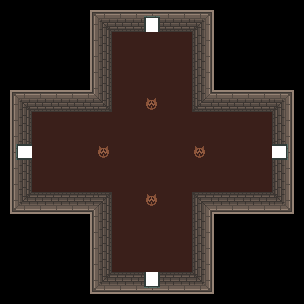

The image is a tile-based game level rendered from a .tmx file. Its description and complete source (layers, tilesets, objects, tile grids) follow:
An orthogonal 19x19 tile map with 16x16 px tiles, 2 tile layers (tiles, objects), 2 tilesets.

<map version="1.10" tiledversion="1.10.2" orientation="orthogonal" renderorder="right-down" width="19" height="19" tilewidth="16" tileheight="16" infinite="0" nextlayerid="3" nextobjectid="1">
 <tileset firstgid="1" source="generic_tileset.tsx" />
 <tileset firstgid="29" source="entity.tsx" />
 <layer id="1" name="tiles" width="19" height="19">
  <data encoding="csv">
0,0,0,0,0,21,14,14,14,14,14,14,14,18,0,0,0,0,0,
0,0,0,0,0,17,9,2,2,2,2,2,6,15,0,0,0,0,0,
0,0,0,0,0,17,5,1,1,1,1,1,3,15,0,0,0,0,0,
0,0,0,0,0,17,5,1,1,1,1,1,3,15,0,0,0,0,0,
0,0,0,0,0,17,5,1,1,1,1,1,3,15,0,0,0,0,0,
21,14,14,14,14,25,5,1,1,1,1,1,3,22,14,14,14,14,18,
17,9,2,2,2,2,13,1,1,1,1,1,10,2,2,2,2,6,15,
17,5,1,1,1,1,1,1,1,1,1,1,1,1,1,1,1,3,15,
17,5,1,1,1,1,1,1,1,1,1,1,1,1,1,1,1,3,15,
17,5,1,1,1,1,1,1,1,1,1,1,1,1,1,1,1,3,15,
17,5,1,1,1,1,1,1,1,1,1,1,1,1,1,1,1,3,15,
17,5,1,1,1,1,1,1,1,1,1,1,1,1,1,1,1,3,15,
17,8,4,4,4,4,12,1,1,1,1,1,11,4,4,4,4,7,15,
20,16,16,16,16,24,5,1,1,1,1,1,3,23,16,16,16,16,19,
0,0,0,0,0,17,5,1,1,1,1,1,3,15,0,0,0,0,0,
0,0,0,0,0,17,5,1,1,1,1,1,3,15,0,0,0,0,0,
0,0,0,0,0,17,5,1,1,1,1,1,3,15,0,0,0,0,0,
0,0,0,0,0,17,8,4,4,4,4,4,7,15,0,0,0,0,0,
0,0,0,0,0,20,16,16,16,16,16,16,16,19,0,0,0,0,0
</data>
 </layer>
 <layer id="2" name="objects" width="19" height="19">
  <data encoding="csv">
0,0,0,0,0,0,0,0,0,0,0,0,0,0,0,0,0,0,0,
0,0,0,0,0,0,0,0,0,29,0,0,0,0,0,0,0,0,0,
0,0,0,0,0,0,0,0,0,0,0,0,0,0,0,0,0,0,0,
0,0,0,0,0,0,0,0,0,0,0,0,0,0,0,0,0,0,0,
0,0,0,0,0,0,0,0,0,0,0,0,0,0,0,0,0,0,0,
0,0,0,0,0,0,0,0,0,0,0,0,0,0,0,0,0,0,0,
0,0,0,0,0,0,0,0,0,33,0,0,0,0,0,0,0,0,0,
0,0,0,0,0,0,0,0,0,0,0,0,0,0,0,0,0,0,0,
0,0,0,0,0,0,0,0,0,0,0,0,0,0,0,0,0,0,0,
0,32,0,0,0,0,33,0,0,0,0,0,33,0,0,0,0,30,0,
0,0,0,0,0,0,0,0,0,0,0,0,0,0,0,0,0,0,0,
0,0,0,0,0,0,0,0,0,0,0,0,0,0,0,0,0,0,0,
0,0,0,0,0,0,0,0,0,33,0,0,0,0,0,0,0,0,0,
0,0,0,0,0,0,0,0,0,0,0,0,0,0,0,0,0,0,0,
0,0,0,0,0,0,0,0,0,0,0,0,0,0,0,0,0,0,0,
0,0,0,0,0,0,0,0,0,0,0,0,0,0,0,0,0,0,0,
0,0,0,0,0,0,0,0,0,0,0,0,0,0,0,0,0,0,0,
0,0,0,0,0,0,0,0,0,31,0,0,0,0,0,0,0,0,0,
0,0,0,0,0,0,0,0,0,0,0,0,0,0,0,0,0,0,0
</data>
 </layer>
</map>